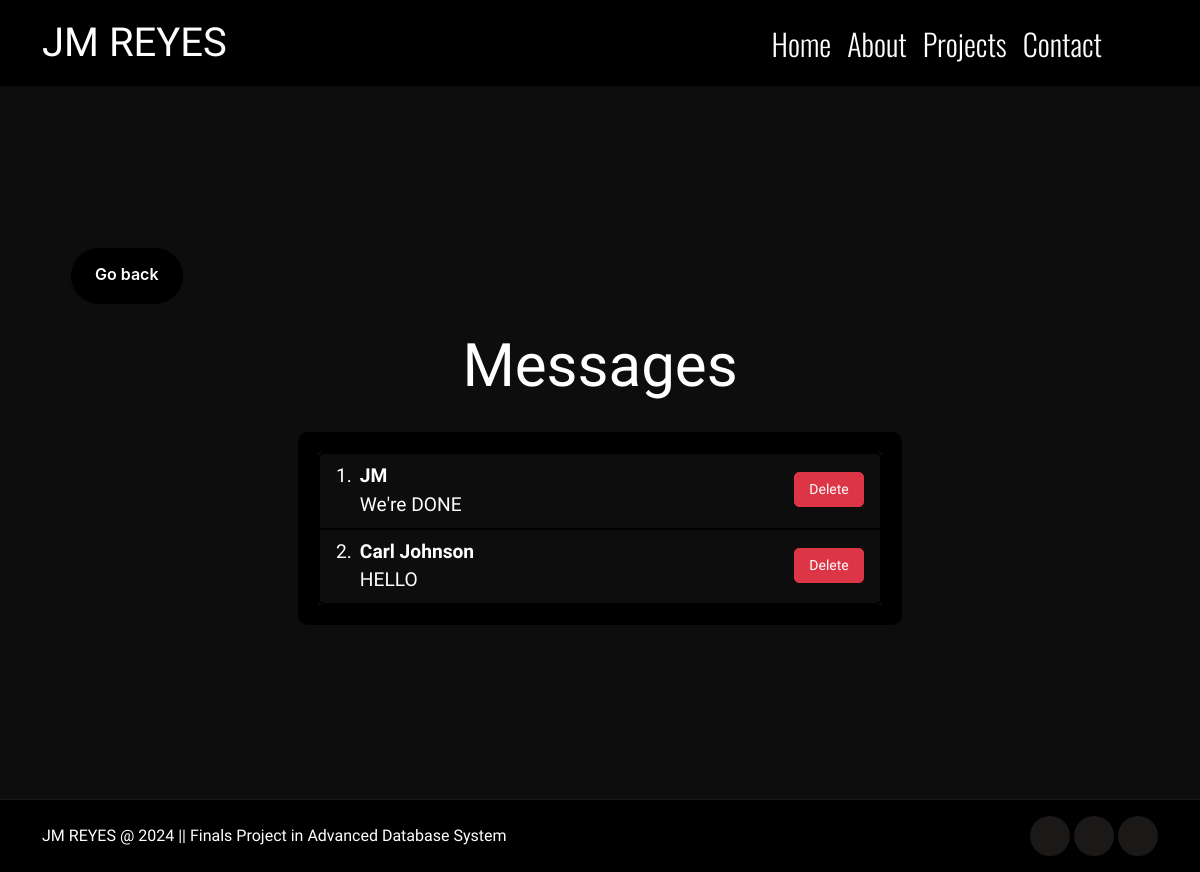
Screenshot of /messages.php (signed in) with the database file from the repository.
### tables this page shows
CREATE TABLE `contact` (
  `contact_ID` int(11) NOT NULL,
  `user_ID` int(11) DEFAULT NULL,
  `c_name` varchar(255) NOT NULL,
  `c_email` varchar(255) NOT NULL,
  `c_subject` varchar(255) NOT NULL,
  `c_message` text NOT NULL
);

### messages.php (the view, shortened to what this page needs)
<?php
include('connect.php');
?>
<!DOCTYPE html>
<html lang="en">
<head>
    <link href="https://cdn.jsdelivr.net/npm/bootstrap@5.3.3/dist/css/bootstrap.min.css" rel="stylesheet"
 />
    <link href="https://unpkg.com/aos@2.3.1/dist/aos.css" rel="stylesheet" />
    <link rel="stylesheet"
        href="https://maxst.icons8.com/vue-static/landings/line-awesome/font-awesome-line-awesome/css/all.min.css" />
    <link rel="stylesheet"
        href="https://maxst.icons8.com/vue-static/landings/line-awesome/line-awesome/1.3.0/css/line-awesome.min.css" />
    <link rel="stylesheet" href="./assets/css/style.css" />
</head>
<body data-bs-spy="scroll" data-bs-target=".navbar">
    <nav class="navbar navbar-expand-lg navbar-dark fixed-top">
        <div class="container fluid mx-lg-auto">
            <a class="navbar-brand navbar-font" href="index.php">
                <span class="name-logo"><i class="las la-cat"></i> JM REYES</span></a>
            <div class="collapse navbar-collapse navbar-font" id="navbarNav">
                <ul class="navbar-nav">
                    <li class="nav-item">
                        <a class="nav-link" aria-current="page" href="index.php#home">Home</a>
                    </li>
                    <li class="nav-item">
                        <a class="nav-link" aria-current="page" href="index.php#about">About</a>
                    </li>
                    <li class="nav-item">
                        <a class="nav-link" aria-current="page" href="index.php#projects">Projects</a>
                    </li>
                    <li class="nav-item">
                        <a class="nav-link" aria-current="page" href="index.php#contact">Contact</a>
                    </li>
                    <li class="nav-item">
                        <a class="nav-link" aria-current="page" href="settings.php"><i class="las la-cog"></i></a>
                    </li>
                    <li class="nav-item">
                        <a class="nav-link active cog-active" aria-current="page" href="messages.php"></a>
                    </li>
                    <li class="nav-item">
                        <a class="nav-link" aria-current="page" href="logout.php"></i></a>
                    </li>
                </ul>
            </div>
        </div>
    </nav>
    <section id="settings" class="full-height px-lg-5">
        <div class="container mt-5 p-md-4">
            <div class="go-back">
                <a href="settings.php" class="button-27">Go back</a>
            </div>
        </div>
        <div class="col-12">
            <h4 style="font-size: 60px; text-align: center; margin-bottom: 30px;">Messages</h4>
        </div>
        <div class="d-flex justify-content-center" style="margin-left: 250px; margin-right: 250px;">
            <div class="col-12">
                <div data-bs-spy="scroll" data-bs-root-margin="0px 0px -40%" data-bs-smooth-scroll="true"
                    class="scrollable-div" tabindex="0">
                    <ol class="list-group list-group-numbered">
                    <?php
                        $confirm_del = 'Are you sure you want to delete this contact?';
                        $sql = "SELECT * FROM `contact`";
                        $result = mysqli_query($con, $sql);
                        if($result) {
                            while($row = mysqli_fetch_assoc($result)) {
                                $id = $row['contact_ID'];
                                $name = $row['c_name'];
                                $subject = $row['c_subject'];
                                echo '
                                <a href="message-content.php?messageid='.$id.'" class="list-group-item d-flex justify-content-between align-items-start">
                                    <div class="ms-2 me-auto">
                                        <div class="fw-bold">'.$name.'</div>
                                        '.$subject.'
                                    </div>
                                    <div class="ms-1">
                                        <form method="post" action="delete.php?delete-messageid='.$id.'">
                                            <input type="hidden" name="id" value="'.$id.'">
                                            <button type="submit" name="delete" style="margin-top: 10px;" class="btn btn-danger btn-sm btn-size" onclick="return confirm(\''.$confirm_del.'\')">Delete</button>
                                        </form>
                                    </div>
                                </a>
                                ';
                            }
                        }
                    ?>
                    </ol>
                </div>
            </div>
    </section>
    <footer class="py-5 p-lg-3">
        <div class="container">
            <div class="row gy-4 justify-content-between">
                <div class="col-auto">
                    <p class="mb-0 mt-2">
                        JM REYES @ 2024 || Finals Project in Advanced Database System
                    </p>
                </div>
                <div class="col-auto">
                    <div class="social-icons">
                        <a href="https://www.facebook.com/KuddliestDudeYouHaveEverKnown" target="_blank"></a>
                        <a href="https://www.instagram.com/itzjmbruhhh/" target="_blank"></a>
                        <a href="https://github.com/JMReyes1014" target="_blank"><i class="lab la-github"></i></a>
                    </div>
                </div>
            </div>
        </div>
    </footer>
</body>
</html>

### assets/css/style.css (style rules this page uses)
:root { --color-body: #ffffff; --color-base: #0e0d0d; --color-base1: #1b1818; --color-base2: #000000; --color-brand2: #ff3131; --color-brand: #ef4f4f; --font-base: "Belleza"; --font-base2: "Oswald"; }
body { background-color: var(--color-base); color: var(--color-body); font-family: var(--font-base); }
h1, h2, h3, h4, h5, h6 { color: var(--color-body); font-weight: 300; }
.full-height { min-height: 100vh; height: 100%; display: flex; flex-direction: column; justify-content: center; padding-top: 80px; padding-bottom: 80px; border-bottom: 1px solid var(--color-base1); }
.name-logo { font-size: 40px; }
a { text-decoration: none; color: var(--color-body); transition: all 0.4s ease; font-family: var(--font-base); }
.navbar { background-color: var(--color-base2); }
.navbar-font { font-size: 30px; }
.navbar-nav { margin-left: auto; }
.navbar .nav-link { text-decoration: none; color: var(--color-body); transition: all 0.4 ease; font-family: var(--font-base2); font-weight: 300; }
.navbar .nav-link.active { color: var(--color-brand); }
.cog-active { pointer-events: none; }
.button-27 { appearance: none; background-color: var(--color-base2); border: 2px solid var(--color-base); border-radius: 15px; box-sizing: border-box; color: #FFFFFF; cursor: pointer; display: inline-block; font-family: Roobert,-apple-system,BlinkMacSystemFont,"Segoe UI",Helvetica,Arial,sans-serif,"Apple Color Emoji","Segoe UI Emoji","Segoe UI Symbol"; font-size: 16px; font-weight: 600; line-height: normal; margin: 0; margin-left: 50px; min-height: 60px; min-width: 0; outline: none; padding: 16px 24px; text-align: center; text-decoration: none; transition: all 300ms cubic-bezier(.23, 1, 0.32, 1); user-select: none; -webkit-user-select: none; touch-action: manipulation; width: 220px; will-change: transform; }
.btn-size { height: 35px; width: 70px; text-align: center; border-radius: 5px; }
.go-back { margin-left: -5%; }
.go-back .button-27 { width: auto; border-radius: 50px; }
footer { background-color: var(--color-base2); }
.list-group-item { background-color: var(--color-base); color: var(--color-body); border: 2px solid var(--color-base2); transition: all 0.4 ease; margin: 0; font-size: larger; }
.scrollable-div { max-height: 500px; overflow-y: auto; border: 20px solid var(--color-base2); border-radius: 10px; }
.social-icons a { width: 40px; height: 40px; display: inline-flex; align-items: center; justify-content: center; background-color: var(--color-base1); color: var(--color-body); border-radius: 100px; font-size: 24px; }

### rows the page displays
contact: c_name "JM", c_subject "We're DONE"
contact: c_name "Carl Johnson", c_subject "HELLO"
